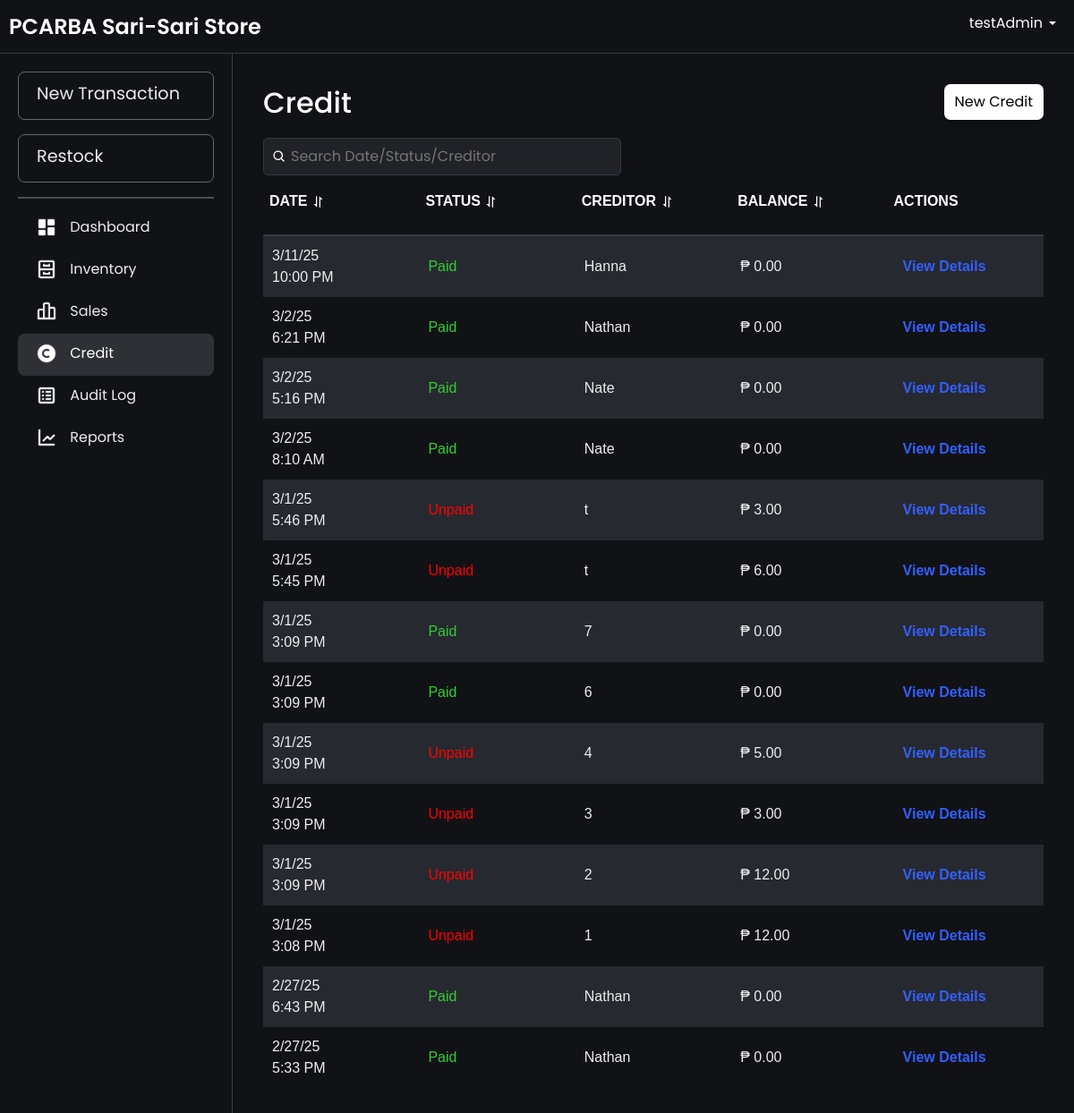
The app's page /credit.php (signed in) with its own data.
### tables this page shows
CREATE TABLE `credits` (
  `creditId` int(11) NOT NULL AUTO_INCREMENT,
  `paymentStatus` enum('Paid','Unpaid','Partially Paid') DEFAULT 'Unpaid',
  `lastUpdated` timestamp NOT NULL DEFAULT current_timestamp() ON UPDATE current_timestamp(),
  `transactionDate` timestamp NOT NULL DEFAULT current_timestamp(),
  `creditorId` int(11) NOT NULL,
  `userId` int(11) NOT NULL,
  PRIMARY KEY (`creditId`),
  KEY `users_credits` (`userId`),
  KEY `creditor_credits` (`creditorId`),
  CONSTRAINT `creditor_credits` FOREIGN KEY (`creditorId`) REFERENCES `creditor` (`creditorId`) ON DELETE CASCADE,
  CONSTRAINT `users_credits` FOREIGN KEY (`userId`) REFERENCES `users` (`userId`)
);

CREATE TABLE `creditor` (
  `creditorId` int(11) NOT NULL AUTO_INCREMENT,
  `customerName` varchar(100) NOT NULL,
  `phoneNumber` varchar(15) DEFAULT NULL,
  `amountPaid` decimal(10,2) DEFAULT NULL,
  `creditBalance` decimal(10,2) NOT NULL,
  PRIMARY KEY (`creditorId`)
);

### credit.php (the view, shortened to what this page needs)
<?php
include 'db.php';
$query = "SELECT c.creditId, c.transactionDate, c.paymentStatus, cr.creditBalance, cr.customerName
          FROM credits c
          JOIN creditor cr ON c.creditorId = cr.creditorId
          ORDER BY c.transactionDate DESC";
$result = $conn->query($query);
$credits = $result->fetch_all(MYSQLI_ASSOC);
?>
<!DOCTYPE html>
<html lang="en">
<head>
    <link rel="stylesheet" href="css/bootstrap.min.css">
    <link rel="stylesheet" href="css/layer1.css">
</head>
<body>
    <?php include 'navbar.php'; ?>
    <div class="main-content fade-in">
        <div class="container">
            <div class="header-container">
                <h2>Credit</h2>
                <div class="button">
                    <a href="addCredit.php">New Credit</a>
                </div>
                <div class="search-container">
                    <div class="search-wrapper">
                        <img src="images/search-icon.png" alt="Search" class="search-icon">
                        <input type="text" id="searchBar" placeholder="Search Date/Status/Creditor" onkeyup="filterCredits(); toggleClearIcon();">
                    </div>
                </div>
            </div>
            <div class="table-wrapper">
                <table id="creditsTable" data-sort-order="asc">
                    <thead>
                        <tr align="left">
                            <th onclick="sortTable(0)">Date <span class="sort-icon"><img src="images/sort.png" alt="sort"></span></th>
                            <th onclick="sortTable(1)">Status <span class="sort-icon"><img src="images/sort.png" alt="sort"></span></th>
                            <th onclick="sortTable(2)">Creditor <span class="sort-icon"><img src="images/sort.png" alt="sort"></span></th>
                            <th onclick="sortTable(3)">Balance <span class="sort-icon"><img src="images/sort.png" alt="sort"></span></th>
                            <th>Actions</th>
                        </tr>
                    </thead>
                    <tbody>
                        <?php if (empty($credits)) { ?>
                            <tr>
                                <td colspan="5" style="text-align: center;">No credit records found. <a href="addCredit.php">Create a new credit</a>.</td>
                            </tr>
                        <?php } else { ?>
                            <?php foreach ($credits as $credit) {
                                $statusClass = '';
                                if ($credit['paymentStatus'] == "Unpaid") {
                                    $statusClass = 'unpaid';
                                } elseif ($credit['paymentStatus'] == "Partially Paid") {
                                    $statusClass = 'partial';
                                } else {
                                    $statusClass = 'paid';
                                }
                                $date = !empty($credit['transactionDate'])
                                    ? date("n/j/y", strtotime($credit['transactionDate'])) . "<br>" . date("g:i A", strtotime($credit['transactionDate']))
                                    : 'N/A';
                            ?>
                                <tr>
                                    <td data-date="<?php echo $credit['transactionDate']; ?>"><?php echo $date; ?></td>
                                    <td class="<?php echo $statusClass; ?>"><?php echo htmlspecialchars($credit['paymentStatus']); ?></td>
                                    <td><?php echo htmlspecialchars($credit['customerName']); ?></td>
                                    <td>₱ <?php echo htmlspecialchars($credit['creditBalance']); ?></td>
                                    <td>
                                        <a href="credit_details.php?creditId=<?php echo $credit['creditId']; ?>" class="view-details">
                                            <span>View Details</span>
                                        </a>
                                    </td>
                                </tr>
                            <?php } ?>
                        <?php } ?>
                    </tbody>
                </table>
            </div>
        </div>
    </div>
</body>
</html>

### css/layer1.css (style rules this page uses)
.fade-in { animation: fadeInAnimation ease .1s; -webkit-animation: fadeInAnimation ease 1s; -moz-animation: fadeInAnimation ease 1s; -o-animation: fadeInAnimation ease 1s; -ms-animation: fadeInAnimation ease 1s; }
body { background-color: rgb(17, 18, 22); font-family: "Poppins", serif; color: white; }

### credit.php (style rules this page uses)
.search-container { margin-top: 10px; display: flex; justify-content: space-between; align-items: center; position: relative; width: 100%; }
.header-container { display: flex; align-items: center; flex-wrap: wrap; flex-direction: row; justify-content: space-between; position: relative; padding: 10px; }
.search-wrapper { display: flex; align-items: center; position: relative; width: 100%; max-width: 400px; }
.search-wrapper .search-icon { position: absolute; left: 10px; width: 16px; height: 16px; }
.search-wrapper input { padding: 8px 8px 8px 30px; width: 100%; border-radius: 5px; border: 1px solid #333942; background-color: rgba(33, 34, 39, 255); color: #f7f7f8; }
.table-wrapper { overflow-x: auto; }
.table-wrapper { height: 70vh; overflow-y: auto; position: relative; padding: 10px; padding-top: 0; }
table { font-family: Arial, Helvetica, sans-serif; width: 90%; border-collapse: separate; border-spacing: 0 10px; table-layout: fixed; }
table thead { position: sticky; top: 0; z-index: 10; background-color: #1f1f1f; }
table tbody tr:nth-child(odd) { background-color: #272930; }
table tbody tr:nth-child(even) { background-color: rgb(17, 18, 22); }
table th, table td { text-wrap: auto; }
table th { padding: 7px; background-color: rgb(17, 18, 22); color: rgba(247, 247, 248, 0.9); font-weight: bold; text-transform: uppercase; font-size: 1rem; padding-bottom: 25px; }
table td { padding: 5px 10px; font-size: 1rem; color: #eee; margin: 0 5px; white-space: normal; overflow: hidden; text-overflow: ellipsis; word-wrap: break-word; }
table tr { background-color: transparent; }
#creditsTable { width: 100%; border-collapse: collapse; }
#creditsTable thead { position: sticky; top: 0; background: rgb(17, 18, 22); z-index: 10; }
#creditsTable th { background: rgb(17, 18, 22); color: white; border-bottom: 2px solid #333942; text-align: left; }
#creditsTable tbody { display: block; max-height: 65vh; }
#creditsTable tr { display: table; width: 100%; table-layout: fixed; }
#creditsTable td { padding: 10px 10px; font-size: 1rem; margin: 0 5px; width: 20%; }
.button a { background: transparent; display: inline-block; padding: 8px 12px; background-color: rgb(255, 255, 255); color: #000; text-decoration: none; border-radius: 7px; box-shadow: 0 4px 8px rgba(0, 0, 0, 0.26); transition: all 0.3s ease; margin-bottom: 10px; }
.view-details { padding: 7px; border-radius: 5px; color: #335fff; text-decoration: none; font-weight: bold; margin-top: 5px; }
th { cursor: pointer; }
th img { width: 15px; height: 15px; margin-right: 10px; }
.main-content { padding: 10px; height: 100vh; }
.unpaid { color: red; font-size: 1rem; white-space: wrap; }
.paid { color: limegreen; font-size: 1rem; white-space: wrap; }

### navbar.php (style rules this page uses)
html, body { margin: 0; padding: 0; width: 100%; height: 100%; overflow-x: hidden; }
body { display: grid; grid-template-rows: 60px 1fr; grid-template-columns: 260px 1fr; height: 100vh; overflow: hidden; margin: 0; }
.main-content { grid-row: 2 / -1; grid-column: 2 / -1; padding: 24px 24px; overflow-y: auto; transition: margin-left 0.3s; margin: 0; }
.container { width: 100%; padding: 0; margin: 0 auto; }

### records on screen
credits: transactionDate "3/11/25", transactionDate "10:00 PM", paymentStatus "Paid", creditorId.customerName "Hanna", creditorId.creditBalance "0.00"
credits: transactionDate "3/2/25", transactionDate "6:21 PM", paymentStatus "Paid", creditorId.customerName "Nathan", creditorId.creditBalance "0.00"
credits: transactionDate "3/2/25", transactionDate "5:16 PM", paymentStatus "Paid", creditorId.customerName "Nate", creditorId.creditBalance "0.00"
credits: transactionDate "3/2/25", transactionDate "8:10 AM", paymentStatus "Paid", creditorId.customerName "Nate", creditorId.creditBalance "0.00"
credits: transactionDate "3/1/25", transactionDate "5:46 PM", paymentStatus "Unpaid", creditorId.customerName "t", creditorId.creditBalance "3.00"
credits: transactionDate "3/1/25", transactionDate "5:45 PM", paymentStatus "Unpaid", creditorId.customerName "t", creditorId.creditBalance "6.00"
credits: transactionDate "3/1/25", transactionDate "3:09 PM", paymentStatus "Paid", creditorId.customerName "7", creditorId.creditBalance "0.00"
credits: transactionDate "3/1/25", transactionDate "3:09 PM", paymentStatus "Paid", creditorId.customerName "6", creditorId.creditBalance "0.00"
credits: transactionDate "3/1/25", transactionDate "3:09 PM", paymentStatus "Unpaid", creditorId.customerName "4", creditorId.creditBalance "5.00"
credits: transactionDate "3/1/25", transactionDate "3:09 PM", paymentStatus "Unpaid", creditorId.customerName "3", creditorId.creditBalance "3.00"
credits: transactionDate "3/1/25", transactionDate "3:09 PM", paymentStatus "Unpaid", creditorId.customerName "2", creditorId.creditBalance "12.00"
credits: transactionDate "3/1/25", transactionDate "3:08 PM", paymentStatus "Unpaid", creditorId.customerName "1", creditorId.creditBalance "12.00"
credits: transactionDate "2/27/25", transactionDate "6:43 PM", paymentStatus "Paid", creditorId.customerName "Nathan", creditorId.creditBalance "0.00"
credits: transactionDate "2/27/25", transactionDate "5:33 PM", paymentStatus "Paid", creditorId.customerName "Nathan", creditorId.creditBalance "0.00"

### other values on screen
$_SESSION['username'] "testAdmin"
